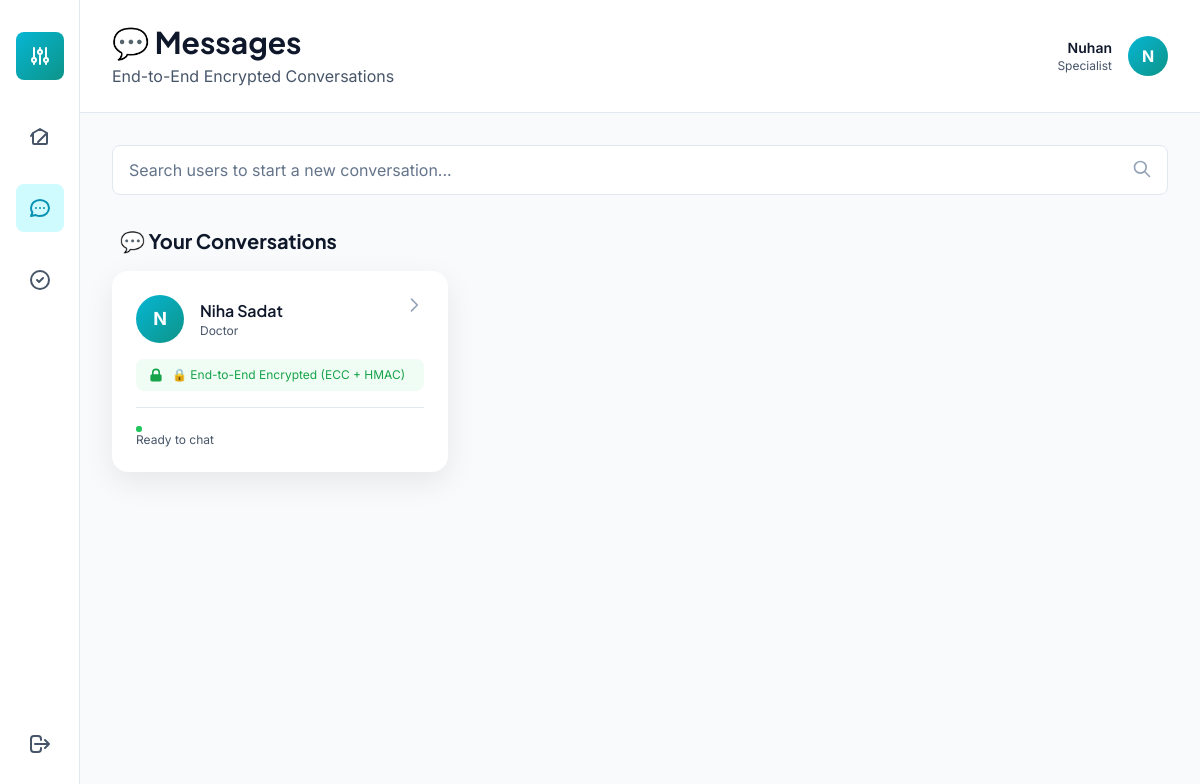
/chat-list (signed in), run on the app's committed database.
### models.py (models this page shows, shortened)
class User(db.Model):
    __tablename__ = 'users'
    id = db.Column(db.Integer, primary_key=True)
    username = db.Column(db.String(120), unique=True, nullable=False, index=True)
    role = db.Column(db.String(20), nullable=False)  # 'patient', 'doctor', 'specialist', 'admin'
    password_hash = db.Column(db.String(255), nullable=False)
    encrypted_email = db.Column(db.Text, nullable=True)  # RSA encrypted, only decrypted with private key
    rsa_public_key = db.Column(db.Text, nullable=True)  # JSON: {"e": int, "n": int}
    rsa_private_key = db.Column(db.Text, nullable=True)  # JSON: {"d": int, "n": int} - Stored securely
    ecc_public_key = db.Column(db.Text, nullable=True)  # JSON: {"x": int, "y": int}
    ecc_private_key = db.Column(db.Text, nullable=True)  # JSON: {"k": int} - Stored securely
    public_key = db.Column(db.Text, nullable=True)  # For encryption purposes
    encrypted_profile = db.Column(db.Text, nullable=True)  # Encrypted email/NID
    display_name = db.Column(db.String(120), nullable=True)
    phone = db.Column(db.Text, nullable=True)  # Encrypted
    date_of_birth = db.Column(db.String(20), nullable=True)
    address = db.Column(db.Text, nullable=True)  # Encrypted
    city = db.Column(db.String(100), nullable=True)
    country = db.Column(db.String(100), nullable=True)
    two_fa_enabled = db.Column(db.Boolean, default=False)
    two_fa_challenge = db.Column(db.String(10), nullable=True)
    two_fa_timestamp = db.Column(db.DateTime, nullable=True)
    encrypted_nid = db.Column(db.Text, nullable=True)
    encrypted_blood_group = db.Column(db.Text, nullable=True)
    nid_mac = db.Column(db.String(255), nullable=True)
    last_key_rotation = db.Column(db.DateTime, nullable=True)
    is_approved = db.Column(db.Boolean, default=False)  # False for new registrations
    approved_at = db.Column(db.DateTime, nullable=True)
    approved_by_admin_id = db.Column(db.Integer, db.ForeignKey('users.id'), nullable=True)
    created_at = db.Column(db.DateTime, default=datetime.now)
    updated_at = db.Column(db.DateTime, default=datetime.now, onupdate=datetime.now)
    sent_referrals = db.relationship('Referral', foreign_keys='Referral.sender_id', backref='sender', lazy=True)
    received_referrals = db.relationship('Referral', foreign_keys='Referral.receiver_id', backref='receiver', lazy=True)
    sent_messages = db.relationship('Message', foreign_keys='Message.sender_id', backref='sender_msg', lazy=True)
    received_messages = db.relationship('Message', foreign_keys='Message.receiver_id', backref='receiver_msg', lazy=True)

### app.py (the view)
@app.route('/chat-list')
def chat_list():
    if 'user_id' not in session:
        return redirect(url_for('login'))
    current_user_id = session.get('user_id')
    current_user = User.query.get(current_user_id)
    message_senders = db.session.query(User).join(
        Message, Message.sender_id == User.id
    ).filter(Message.receiver_id == current_user_id).distinct().order_by(Message.timestamp.desc()).all()
    seen_ids = set()
    active_users = []
    for user in message_senders:
        if user.id not in seen_ids:
            active_users.append(user)
            seen_ids.add(user.id)
    message_receivers = db.session.query(User).join(
        Message, Message.receiver_id == User.id
    ).filter(Message.sender_id == current_user_id).distinct().all()
    for user in message_receivers:
        if user.id not in seen_ids:
            active_users.append(user)
            seen_ids.add(user.id)
    all_users = User.query.filter(User.id != current_user_id).all()
    active_users_dict = []
    for u in active_users:
        unread_count = Message.query.filter(
            Message.sender_id == u.id,
            Message.receiver_id == current_user_id,
            Message.is_read == False
        ).count()
        active_users_dict.append({
            'id': u.id,
            'username': u.username,
            'role': u.role,
            'message_count': unread_count
        })
    all_users_dict = [{'id': u.id, 'username': u.username, 'role': u.role} for u in all_users]
    return render_template('chat_list.html',
                         active_users=active_users_dict,
                         all_users=all_users_dict,
                         user_name=current_user.username,
                         user_role=current_user.role)

### templates/chat_list.html (shortened to what this page needs)
{% extends "base.html" %} {% block title %}Messages - MedLink{% endblock %} {%
block content %}
<div class="min-h-screen bg-slate-50" style="background-color: #f8fafc">
  <div class="flex h-screen bg-slate-50">
    <div
      class="sidebar w-20 bg-white border-r border-slate-200 flex flex-col items-center py-8 space-y-8 fixed h-screen z-40"
    >
      <a
        href="{{ url_for('dashboard') }}"
        class="flex items-center justify-center w-12 h-12 rounded-lg bg-gradient-to-br from-cyan-500 to-teal-600 hover:shadow-lg transition"
      >
        <svg
          class="w-6 h-6 text-white"
          fill="none"
          stroke="currentColor"
          viewBox="0 0 24 24"
        >
          <path
            stroke-linecap="round"
            stroke-linejoin="round"
            stroke-width="2"
            d="M12 6V4m0 2a2 2 0 100 4m0-4a2 2 0 110 4m-6 8a2 2 0 100-4m0 4a2 2 0 110-4m0 4v2m0-6V4m6 6v10m6-2a2 2 0 100-4m0 4a2 2 0 110-4m0 4v2m0-6V4"
          ></path>
        </svg>
      </a>
      <nav class="flex flex-col space-y-6 flex-1">
        <a
          href="{{ url_for('dashboard') }}"
          class="flex items-center justify-center w-12 h-12 rounded-lg text-slate-600 hover:bg-slate-100 transition"
          title="Home"
        >
          <svg
            class="w-6 h-6"
            fill="none"
            stroke="currentColor"
            viewBox="0 0 24 24"
          >
            <path
              stroke-linecap="round"
              stroke-linejoin="round"
              stroke-width="2"
              d="M3 12l2-3m0 0l7-4 7 4M5 9v10a1 1 0 001 1h12a1 1 0 001-1V9m-9 9l9-9"
            ></path>
          </svg>
        </a>
        <a
          href="{{ url_for('chat_list') }}"
          class="flex items-center justify-center w-12 h-12 rounded-lg bg-cyan-100 text-cyan-600 hover:bg-cyan-200 transition"
          title="Messages"
        >
          <svg
            class="w-6 h-6"
            fill="none"
            stroke="currentColor"
            viewBox="0 0 24 24"
          >
            <path
              stroke-linecap="round"
              stroke-linejoin="round"
              stroke-width="2"
              d="M8 12h.01M12 12h.01M16 12h.01M21 12c0 4.418-4.03 8-9 8a9.863 9.863 0 01-4.255-.949L3 20l1.395-3.72C3.512 15.042 3 13.574 3 12c0-4.418 4.03-8 9-8s9 3.582 9 8z"
            ></path>
          </svg>
        </a>
        <a
          href="#"
          class="flex items-center justify-center w-12 h-12 rounded-lg text-slate-600 hover:bg-slate-100 transition"
          title="Referrals"
        >
          <svg
            class="w-6 h-6"
            fill="none"
            stroke="currentColor"
            viewBox="0 0 24 24"
          >
            <path
              stroke-linecap="round"
              stroke-linejoin="round"
              stroke-width="2"
              d="M9 12l2 2 4-4m6 2a9 9 0 11-18 0 9 9 0 0118 0z"
            ></path>
          </svg>
        </a>
      </nav>
      <a
        href="{{ url_for('logout') }}"
        class="flex items-center justify-center w-12 h-12 rounded-lg text-slate-600 hover:bg-red-100 hover:text-red-600 transition"
        title="Logout"
      >
        <svg
          class="w-6 h-6"
          fill="none"
          stroke="currentColor"
          viewBox="0 0 24 24"
        >
          <path
            stroke-linecap="round"
            stroke-linejoin="round"
            stroke-width="2"
            d="M17 16l4-4m0 0l-4-4m4 4H7m6 4v1a3 3 0 01-3 3H6a3 3 0 01-3-3V7a3 3 0 013-3h4a3 3 0 013 3v1"
          ></path>
        </svg>
      </a>
    </div>
    <div class="flex-1 ml-20 overflow-auto">
      <div class="bg-white border-b border-slate-200 sticky top-0 z-30">
        <div class="px-8 py-6 flex justify-between items-center">
          <div>
            <h1
              class="text-3xl font-bold text-slate-900"
              style="font-family: &quot;Plus Jakarta Sans&quot;, sans-serif"
            >
              💬 Messages
            </h1>
            <p class="text-slate-600 mt-1">
              End-to-End Encrypted Conversations
            </p>
          </div>
          <div class="flex items-center space-x-4">
            <div class="text-right">
              <p class="text-sm font-semibold text-slate-900">
                {{ user_name }}
              </p>
              <p class="text-xs text-slate-600">{{ user_role.capitalize() }}</p>
            </div>
            <div
              class="w-10 h-10 rounded-full bg-gradient-to-br from-cyan-500 to-teal-600 flex items-center justify-center text-white font-bold"
            >
              {{ user_name[0] }}
            </div>
          </div>
        </div>
      </div>
      <div class="px-8 py-8">
        <div class="mb-8">
          <div class="relative">
            <input
              type="text"
              id="searchUsers"
              placeholder="Search users to start a new conversation..."
              class="w-full px-4 py-3 bg-white border border-slate-200 rounded-lg focus:outline-none focus:ring-2 focus:ring-cyan-500 text-slate-900 placeholder-slate-500"
            />
            <svg
              class="absolute right-4 top-3.5 w-5 h-5 text-slate-400"
              fill="none"
              stroke="currentColor"
              viewBox="0 0 24 24"
            >
              <path
                stroke-linecap="round"
                stroke-linejoin="round"
                stroke-width="2"
                d="M21 21l-6-6m2-5a7 7 0 11-14 0 7 7 0 0114 0z"
              ></path>
            </svg>
          </div>
        </div>
        {% if active_users %}
        <div class="mb-8">
          <h2 class="text-xl font-bold text-slate-900 mb-4 px-2">
            💬 Your Conversations
          </h2>
          <div
            class="grid grid-cols-1 md:grid-cols-2 lg:grid-cols-3 gap-6"
            id="activeConversations"
          >
            {% for user in active_users %}
            <a
              href="{{ url_for('chat', user_id=user.id) }}"
              class="card-elevated bg-white rounded-2xl p-6 hover:shadow-lg transition cursor-pointer group"
            >
              <div class="flex items-start justify-between mb-4">
                <div class="flex items-center space-x-4 flex-1">
                  <div
                    class="w-12 h-12 rounded-full bg-gradient-to-br from-cyan-500 to-teal-600 flex items-center justify-center text-white font-bold text-lg"
                  >
                    {{ user.username[0].upper() }}
                  </div>
                  <div>
                    <h3
                      class="font-semibold text-slate-900 group-hover:text-cyan-600 transition"
                    >
                      {{ user.username }}
                    </h3>
                    <p class="text-xs text-slate-600">
                      {{ user.role.capitalize() }}
                    </p>
                  </div>
                </div>
                <svg
                  class="w-5 h-5 text-slate-400 group-hover:text-cyan-600 transition"
                  fill="none"
                  stroke="currentColor"
                  viewBox="0 0 24 24"
                >
                  <path
                    stroke-linecap="round"
                    stroke-linejoin="round"
                    stroke-width="2"
                    d="M9 5l7 7-7 7"
                  ></path>
                </svg>
              </div>
              <div
                class="flex items-center space-x-2 text-xs text-green-600 bg-green-50 rounded-lg px-3 py-2"
              >
                <svg class="w-4 h-4" fill="currentColor" viewBox="0 0 20 20">
                  <path
                    fill-rule="evenodd"
                    d="M5 9V7a5 5 0 0110 0v2a2 2 0 012 2v5a2 2 0 01-2 2H5a2 2 0 01-2-2v-5a2 2 0 012-2zm8-2v2H7V7a3 3 0 016 0z"
                    clip-rule="evenodd"
                  ></path>
                </svg>
                <span>🔒 End-to-End Encrypted (ECC + HMAC)</span>
              </div>
              <div
                class="mt-4 pt-4 border-t border-slate-200 flex items-center justify-between"
              >
                <p class="text-xs text-slate-600">
                  <span
                    class="relative flex h-1.5 w-1.5 mt-0.5 inline-block mr-2"
                  >
                    <span
                      class="relative inline-flex rounded-full h-1.5 w-1.5 bg-green-500"
                    ></span>
                  </span>
                  Ready to chat
                </p>
              </div>
            </a>
            {% endfor %}
          </div>
        </div>
        {% endif %}
      </div>
    </div>
  </div>
</div>
{% endblock %}

### templates/base.html (style rules this page uses)
* { font-family: 'Inter', sans-serif; }
h1, h2, h3, h4, h5, h6 { font-family: 'Plus Jakarta Sans', sans-serif; }
button, a { transition: all 0.3s ease; }
.card-elevated { box-shadow: 0 10px 30px rgba(0, 0, 0, 0.08); transition: all 0.3s ease; }
.sidebar { transition: all 0.3s ease; }

### data on the page
User: username "Nuhan", capitalize "Specialist", username "N"
User: username "N", username "Niha Sadat", role "Doctor"
